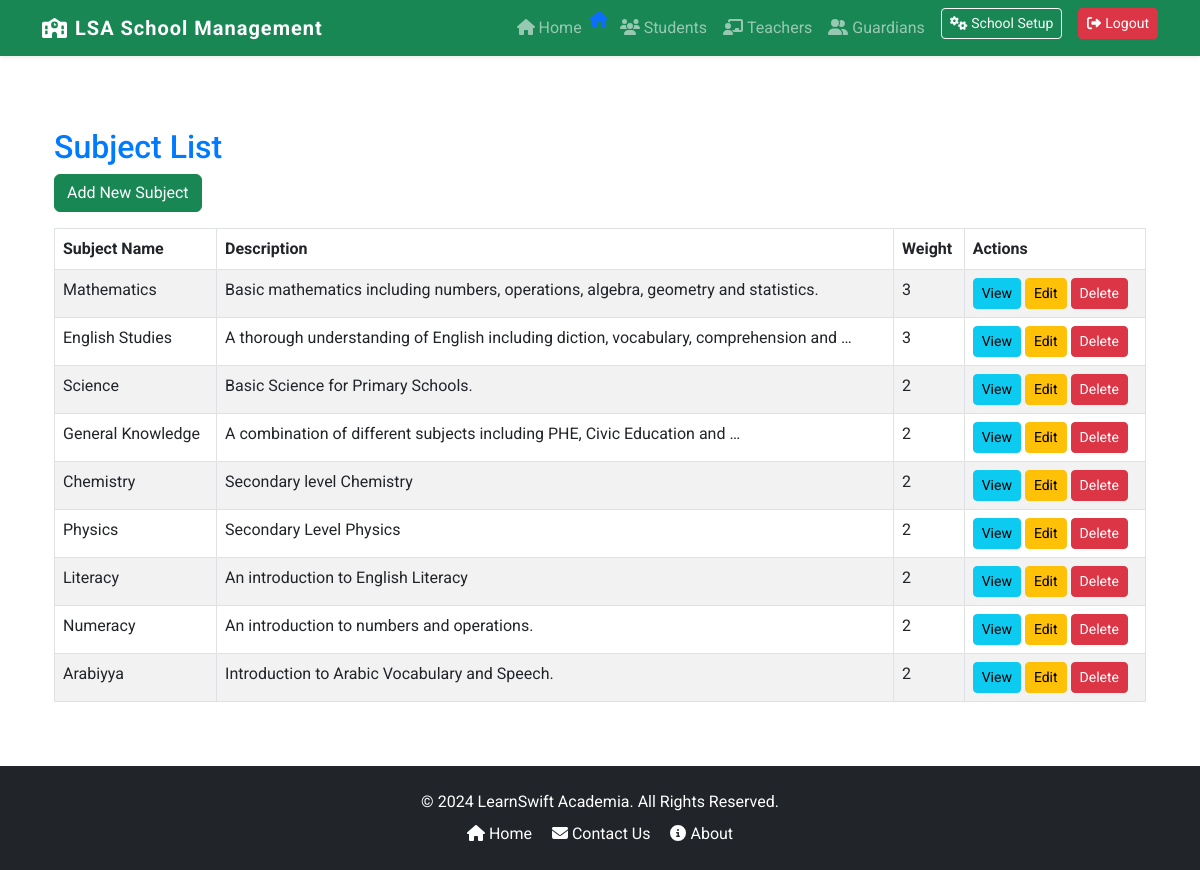
Page /subjects/ (signed in) on the earlier database version.
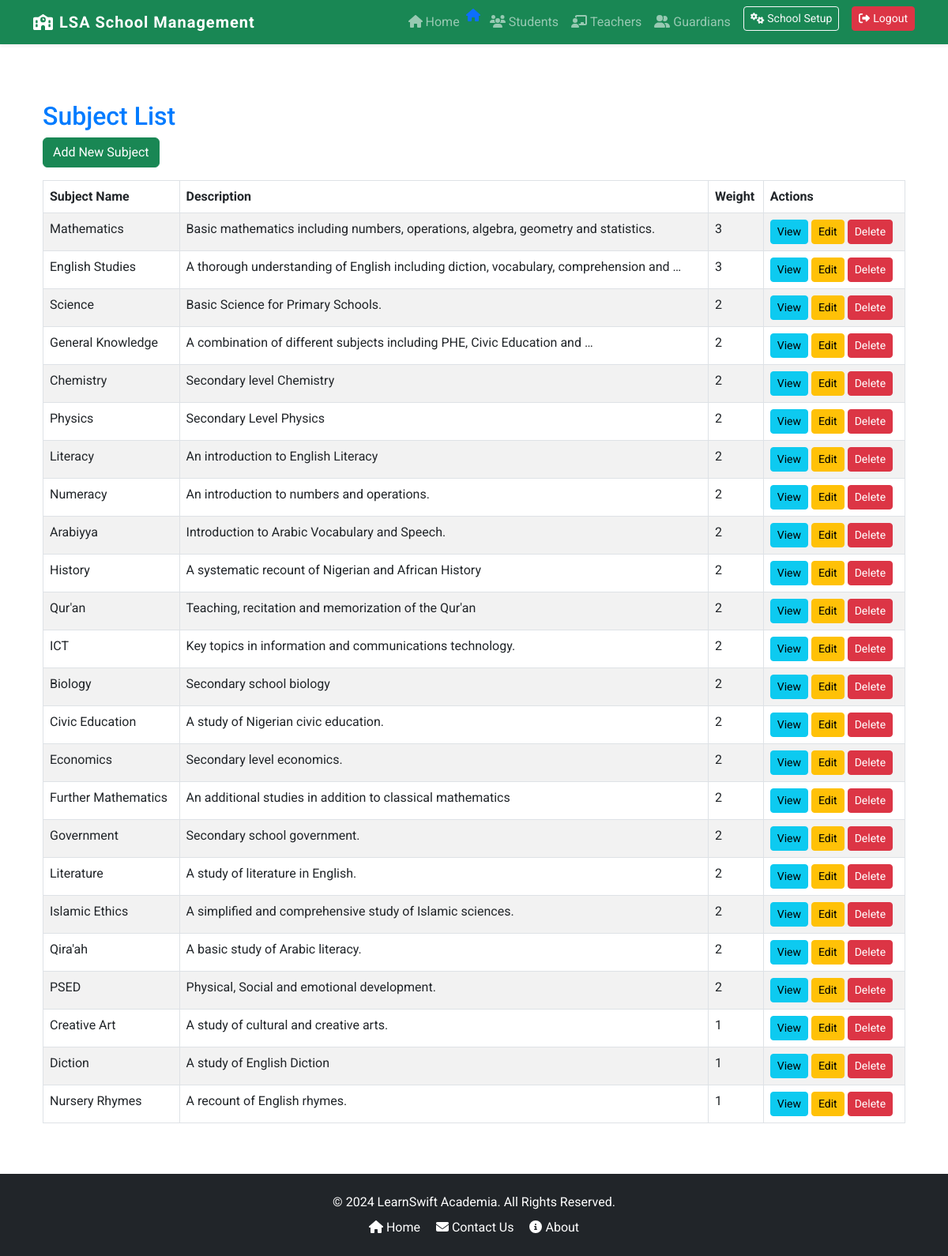
Same page on the later database version.
### core/models.py (models this page shows, shortened)
class Subject(models.Model):
    name = models.CharField(max_length=50, unique=True)
    description = models.TextField()
    subject_weight = models.IntegerField(default=2)
    classes = models.ManyToManyField(Class, related_name='subjects_set', default=None)
    students = models.ManyToManyField('Student', related_name='subjects', default=None)

### core/views.py (the view)
# urls.py: path('subjects/', SubjectListView.as_view(), name='subject_list'),
class SubjectListView(AdminRequiredMixin, ListView):
    template_name = 'subject/subject_list.html'
    def get(self, request):
        subjects = Subject.objects.all()
        return render(request, self.template_name, {'subjects': subjects})

### core/views.py (called while the page is built)
    def test_func(self):
        return self.request.user.is_superuser

### core/templates/subject/subject_list.html
{% extends 'base.html' %}
{% block content %}
<div class="container mt-4">
    <h2>Subject List</h2>
    <a href="{% url 'subject_create' %}" class="btn btn-success mb-3">Add New Subject</a>
    {% if subjects %}
        <table class="table table-striped table-bordered">
            <thead class="thead-dark">
                <tr>
                    <th>Subject Name</th>
                    <th>Description</th>
                    <th>Weight</th>
                    <th>Actions</th>
                </tr>
            </thead>
            <tbody>
                {% for subject in subjects %}
                    <tr>
                        <td>{{ subject.name }}</td>
                        <td>{{ subject.description|truncatewords:10 }}</td>
                        <td>{{ subject.subject_weight }}</td>
                        <td>
                            <a href="{% url 'subject_detail' subject.id %}" class="btn btn-info btn-sm">View</a>
                            <a href="{% url 'subject_update' subject.id %}" class="btn btn-warning btn-sm">Edit</a>
                            <a href="{% url 'subject_delete' subject.id %}" class="btn btn-danger btn-sm"
                               onclick="return confirm('Are you sure you want to delete this subject?');">
                               Delete
                            </a>
                        </td>
                    </tr>
                {% endfor %}
            </tbody>
        </table>
    {% else %}
        <div class="alert alert-warning">
            No subjects found. Click "Add New Subject" to create one.
        </div>
    {% endif %}
</div>
{% endblock %}

Differences in the rows shown:
added Subject: name "History", description "A systematic recount of Nigerian and African History", subject_weight "2"
added Subject: name "Qur'an", description "Teaching, recitation and memorization of the Qur'an", subject_weight "2"
added Subject: name "ICT", description "Key topics in information and communications technology.", subject_weight "2"
added Subject: name "Biology", description "Secondary school biology", subject_weight "2"
added Subject: name "Civic Education", description "A study of Nigerian civic education.", subject_weight "2"
added Subject: name "Economics", description "Secondary level economics.", subject_weight "2"
added Subject: name "Further Mathematics", description "An additional studies in addition to classical mathematics", subject_weight "2"
added Subject: name "Government", description "Secondary school government.", subject_weight "2"
added Subject: name "Literature", description "A study of literature in English.", subject_weight "2"
added Subject: name "Islamic Ethics", description "A simplified and comprehensive study of Islamic sciences.", subject_weight "2"
added Subject: name "Qira'ah", description "A basic study of Arabic literacy.", subject_weight "2"
added Subject: name "PSED", description "Physical, Social and emotional development.", subject_weight "2"
added Subject: name "Creative Art", description "A study of cultural and creative arts.", subject_weight "1"
added Subject: name "Diction", description "A study of English Diction", subject_weight "1"
added Subject: name "Nursery Rhymes", description "A recount of English rhymes.", subject_weight "1"
